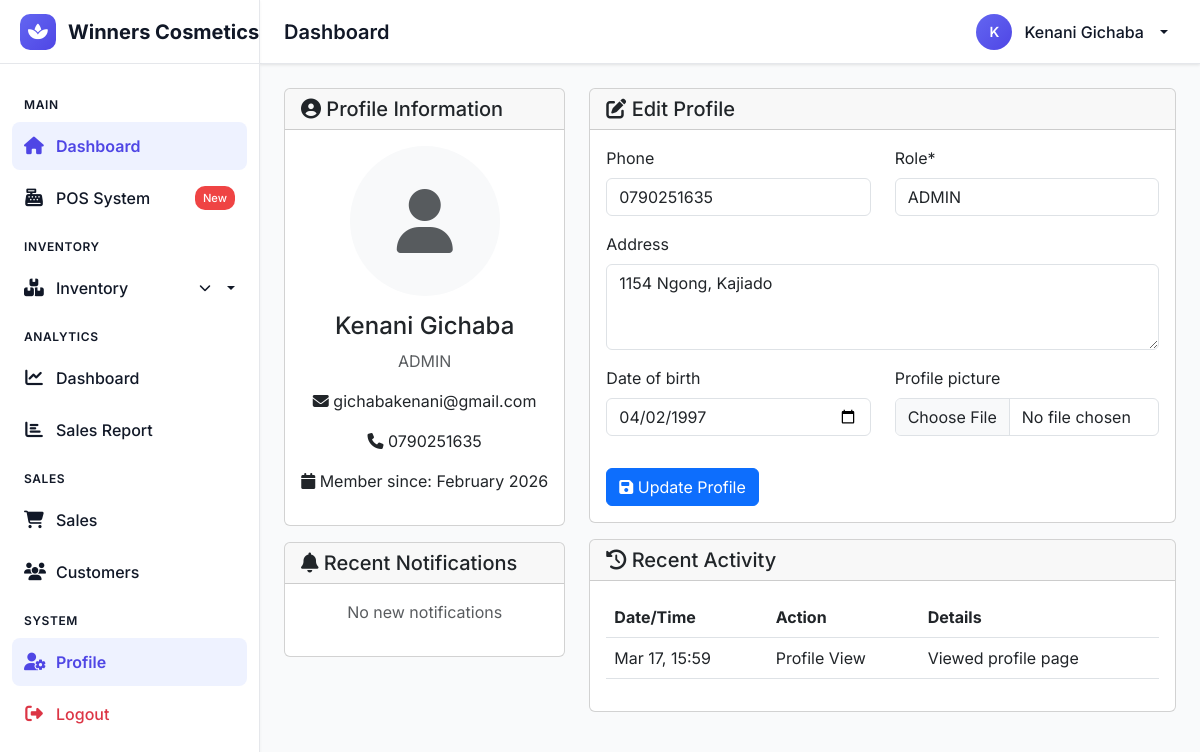
Screenshot of /app/profile/ (signed in) with the database file from the repository.
### core/models.py (models this page shows, shortened)
class Profile(models.Model):
    user = models.OneToOneField(User, on_delete=models.CASCADE)
    phone = models.CharField(max_length=15, blank=True)
    address = models.TextField(blank=True)
    profile_picture = models.ImageField(upload_to='profiles/', blank=True)
    role = models.CharField(max_length=50, default='Staff')
    date_of_birth = models.DateField(null=True, blank=True)
    hire_date = models.DateField(auto_now_add=True)

### core/views.py (the view)
# urls.py: path('profile/', views.profile, name='profile'),
@login_required
def profile(request):
    if request.method == 'POST':
        u_form = ProfileUpdateForm(request.POST, request.FILES, instance=request.user.profile)
        if u_form.is_valid():
            u_form.save()
            messages.success(request, 'Your profile has been updated!')
            return redirect('profile')
    else:
        u_form = ProfileUpdateForm(instance=request.user.profile)
    notifications = Notification.objects.filter(user=request.user, is_read=False)[:10]
    context = {
        'u_form': u_form,
        'notifications': notifications,
    }
    return render(request, 'core/profile.html', context)

### templates/core/profile.html (shortened to what this page needs)
{% extends 'base.html' %}
{% load crispy_forms_tags %}
{% load static %}
{% block content %}
<div class="row">
    <div class="col-md-4">
        <div class="card">
            <div class="card-header">
                <h5 class="card-title mb-0">
                    <i class="fas fa-user-circle"></i> Profile Information
                </h5>
            </div>
            <div class="card-body text-center">
                {% if user.profile.profile_picture %}
                <img src="{{ user.profile.profile_picture.url }}"
                     class="rounded-circle mb-3"
                     alt="Profile Picture"
                     style="width: 150px; height: 150px; object-fit: cover;">
                {% else %}
                <div class="rounded-circle bg-light d-flex align-items-center justify-content-center mx-auto mb-3"
                     style="width: 150px; height: 150px;">
                    <i class="fas fa-user fa-4x text-muted"></i>
                </div>
                {% endif %}
                <h4>{{ user.get_full_name|default:user.username }}</h4>
                <p class="text-muted">{{ user.profile.role }}</p>
                <div class="mt-3">
                    <p><i class="fas fa-envelope"></i> {{ user.email }}</p>
                    <p><i class="fas fa-phone"></i> {{ user.profile.phone|default:"Not set" }}</p>
                    <p><i class="fas fa-calendar"></i> Member since: {{ user.date_joined|date:"F Y" }}</p>
                </div>
            </div>
        </div>
        <div class="card mt-3">
            <div class="card-header d-flex justify-content-between align-items-center">
                <h5 class="card-title mb-0">
                    <i class="fas fa-bell"></i> Recent Notifications
                </h5>
            </div>
            <div class="card-body p-0">
                {% if notifications %}
                <div class="list-group list-group-flush">
                    {% for notification in notifications %}
                    <a href="{{ notification.link|default:'#' }}"
                       class="list-group-item list-group-item-action {% if not notification.is_read %}bg-light{% endif %}">
                        <div class="d-flex w-100 justify-content-between">
                            <h6 class="mb-1">{{ notification.title }}</h6>
                            <small>{{ notification.created_at|timesince }} ago</small>
                        </div>
                        <p class="mb-1">{{ notification.message|truncatechars:100 }}</p>
                        <small class="text-muted">
                            <i class="fas fa-{{ notification.notification_type|lower }}"></i>
                            {{ notification.get_notification_type_display }}
                        </small>
                    </a>
                    {% endfor %}
                </div>
                {% else %}
                <p class="text-muted p-3 text-center">No new notifications</p>
                {% endif %}
            </div>
        </div>
    </div>
    <div class="col-md-8">
        <div class="card">
            <div class="card-header">
                <h5 class="card-title mb-0">
                    <i class="fas fa-edit"></i> Edit Profile
                </h5>
            </div>
            <div class="card-body">
                <form method="POST" enctype="multipart/form-data">
                    <div class="row">
                        <div class="col-md-6">
                            {{ u_form.phone|as_crispy_field }}
                        </div>
                        <div class="col-md-6">
                            {{ u_form.role|as_crispy_field }}
                        </div>
                    </div>
                    {{ u_form.address|as_crispy_field }}
                    <div class="row">
                        <div class="col-md-6">
                            {{ u_form.date_of_birth|as_crispy_field }}
                        </div>
                        <div class="col-md-6">
                            {{ u_form.profile_picture|as_crispy_field }}
                        </div>
                    </div>
                    <div class="mt-3">
                        <button type="submit" class="btn btn-primary">
                            <i class="fas fa-save"></i> Update Profile
                        </button>
                    </div>
                </form>
            </div>
        </div>
        <div class="card mt-3">
            <div class="card-header">
                <h5 class="card-title mb-0">
                    <i class="fas fa-history"></i> Recent Activity
                </h5>
            </div>
            <div class="card-body">
                <div class="table-responsive">
                    <table class="table table-hover">
                        <thead>
                            <tr>
                                <th>Date/Time</th>
                                <th>Action</th>
                                <th>Details</th>
                            </tr>
                        </thead>
                        <tbody>
                            <tr>
                                <td>{% now "M d, H:i" %}</td>
                                <td>Profile View</td>
                                <td>Viewed profile page</td>
                            </tr>
                        </tbody>
                    </table>
                </div>
            </div>
        </div>
    </div>
</div>
{% endblock %}

### templates/base.html (shortened to what this page needs)
{% load static %}
<!DOCTYPE html>
<html lang="en" class="h-100">
<head>
    <link href="https://cdn.jsdelivr.net/npm/bootstrap@5.3.0/dist/css/bootstrap.min.css" rel="stylesheet">
    <link rel="stylesheet" href="https://cdnjs.cloudflare.com/ajax/libs/font-awesome/6.4.0/css/all.min.css">
    <link rel="stylesheet" href="{% static 'css/unified.css' %}">
</head>
<body>
    <div class="app-container">
        <aside class="sidebar" id="sidebar">
            <div class="sidebar-header">
                <a href="{% url 'dashboard' %}" class="logo">
                    <div class="logo-icon">
                        <i class="fas fa-spa"></i>
                    </div>
                    <span class="logo-text">Winners Cosmetics</span>
                </a>
            </div>
            <nav class="sidebar-nav">
                <div class="nav-section">Main</div>
                <div class="nav-item">
                    <a href="{% url 'dashboard' %}" class="nav-link {% if request.path == '/dashboard/' %}active{% endif %}">
                        <i class="fas fa-home nav-icon"></i>
                        <span class="nav-text">Dashboard</span>
                    </a>
                </div>
                <div class="nav-item">
                    <a href="{% url 'pos_dashboard' %}" class="nav-link">
                        <i class="fas fa-cash-register nav-icon"></i>
                        <span class="nav-text">POS System</span>
                        <span class="nav-badge">New</span>
                    </a>
                </div>
                <div class="nav-section">Inventory</div>
                <div class="nav-item dropdown">
                    <a class="nav-link dropdown-toggle" data-bs-toggle="dropdown" role="button" aria-expanded="false">
                        <i class="fas fa-boxes nav-icon"></i>
                        <span class="nav-text">Inventory</span>
                        <i class="fas fa-chevron-down ms-auto" style="font-size: 0.75rem;"></i>
                    </a>
                </div>
                <div class="nav-section">Analytics</div>
                <div class="nav-item">
                    <a href="{% url 'analytics_dashboard' %}" class="nav-link">
                        <i class="fas fa-chart-line nav-icon"></i>
                        <span class="nav-text">Dashboard</span>
                    </a>
                </div>
                <div class="nav-item">
                    <a href="{% url 'sales_report' %}" class="nav-link">
                        <i class="fas fa-chart-bar nav-icon"></i>
                        <span class="nav-text">Sales Report</span>
                    </a>
                </div>
                <div class="nav-section">Sales</div>
                <div class="nav-item">
                    <a href="{% url 'sale_list' %}" class="nav-link">
                        <i class="fas fa-shopping-cart nav-icon"></i>
                        <span class="nav-text">Sales</span>
                    </a>
                </div>
                <div class="nav-item">
                    <a href="{% url 'customer_list' %}" class="nav-link">
                        <i class="fas fa-users nav-icon"></i>
                        <span class="nav-text">Customers</span>
                    </a>
                </div>
                <div class="nav-section">System</div>
                <div class="nav-item">
                    <a href="{% url 'profile' %}" class="nav-link">
                        <i class="fas fa-user-cog nav-icon"></i>
                        <span class="nav-text">Profile</span>
                    </a>
                </div>
                <div class="nav-item">
                    <form method="POST" action="{% url 'logout' %}" style="display: inline;">
                        <button type="submit" class="nav-link text-danger border-0 bg-transparent w-100 text-start">
                            <i class="fas fa-sign-out-alt nav-icon"></i>
                            <span class="nav-text">Logout</span>
                        </button>
                    </form>
                </div>
            </nav>
        </aside>
        <main class="main-content">
            <header class="top-header shadow-sm">
                <div class="d-flex align-items-center gap-3">
                    <h1 class="page-title">{% block page_title %}Dashboard{% endblock %}</h1>
                </div>
                <div class="header-actions">
                    <div class="user-menu dropdown">
                        <button class="dropdown-toggle" data-bs-toggle="dropdown" aria-expanded="false">
                            <div class="user-avatar">
                                {{ user.get_full_name|default:user.username|first|upper }}
                            </div>
                            <span class="user-name d-none d-md-inline">
                                {{ user.get_full_name|default:user.username }}
                            </span>
                        </button>
                    </div>
                </div>
            </header>
            <div class="content-wrapper fade-in">
                {% block content %}{% endblock %}
            </div>
        </main>
    </div>
</body>
</html>

### rows the page displays
Profile: phone "0790251635", role "ADMIN", address "1154 Ngong, Kajiado", date_of_birth "04/02/1997"

### other values shown
{{ user.get_full_name|default:user.username|first|upper }} "K"
{{ user.get_full_name|default:user.username }} "Kenani Gichaba"
{{ user.profile.role }} "ADMIN"
{{ user.email }} "gichabakenani@gmail.com"
{{ user.profile.phone|default:"Not set" }} "0790251635"
{{ user.date_joined|date:"F Y" }} "February 2026"
